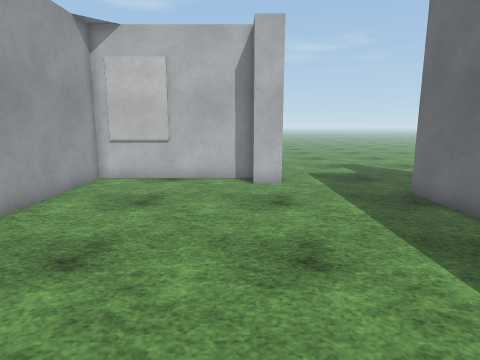
[1] (above)

12 first-person views from a walk through a Unity game level. The camera is 1.4 m above the floor, tilts 10° down and sees 75° across. The floor is counted in squares, 0.5 m on a side. Each view is taken from the middle of a square. On the plan, view 1 faces up. The plan holds only what a view shows up to about 20 squares ahead; the rest is blank. The place goes on beyond the plan. The player character is not drawn. Surface patterns are stand-ins for the level's own textures.

[2]
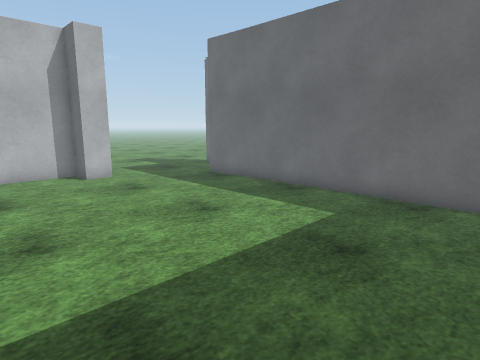

[3]
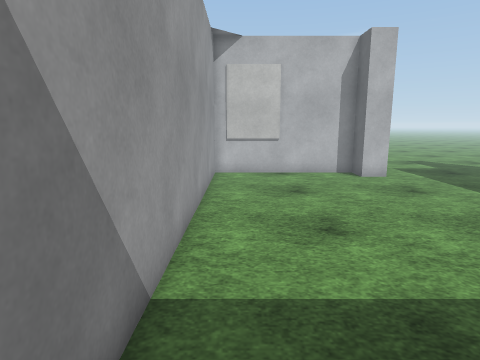

[4]
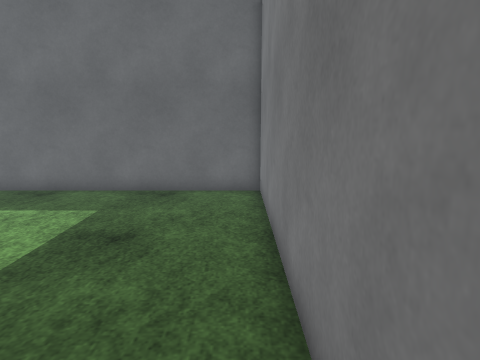

[5]
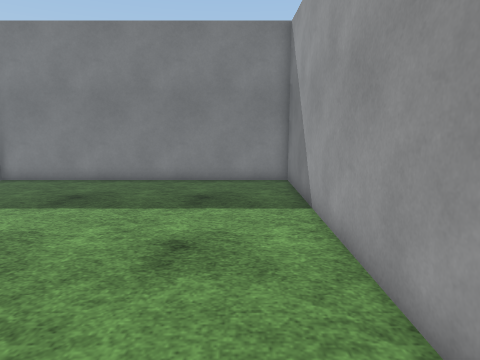

[6]
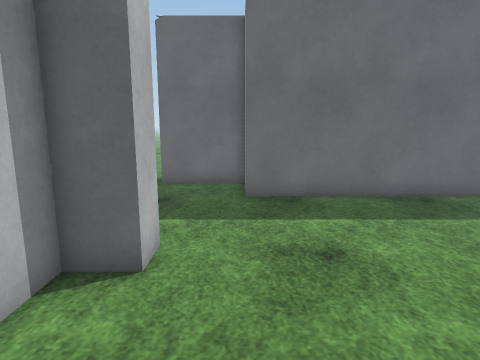

[7]
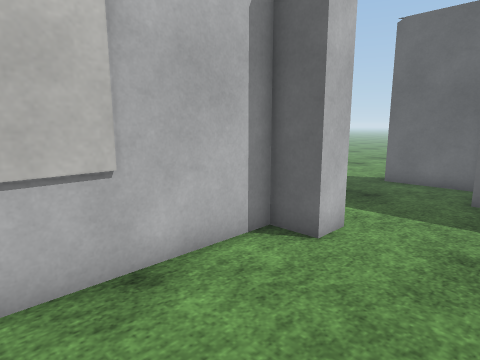

[8]
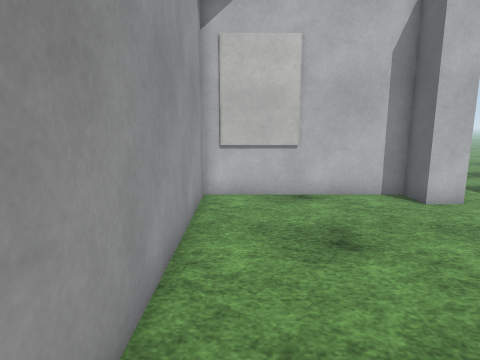

[9]
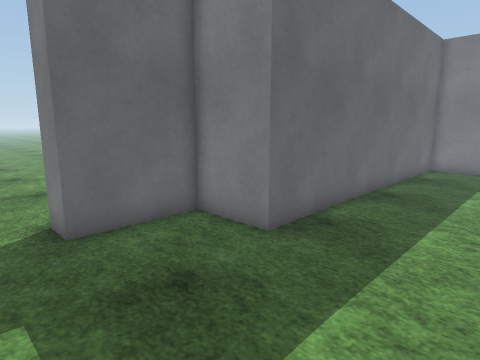

[10]
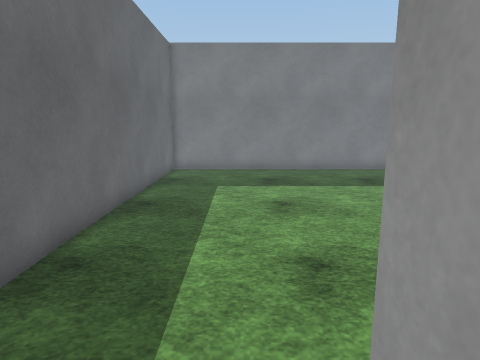

[11]
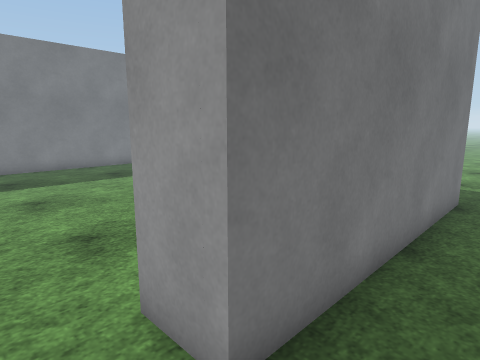

[12]
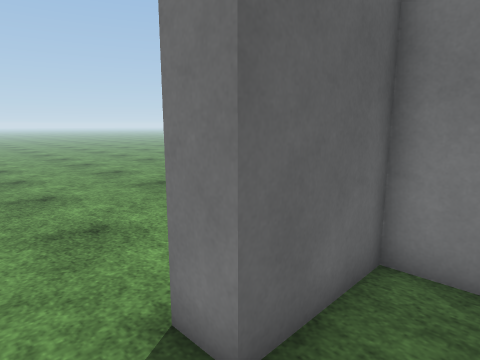

### Floor plan
Points are (right, up) in squares from view 1. A wall is a line through its corners. A room is listed if a view was taken in it or the views show most of it. See-through windows are left out.
Room 1 (views 1, 2, 3, 4, 5, 6, 7, 8, 10, 11, 12)
walls: (2, 16.8) (2, 14.9) (0.7, 14.9) (0.7, 16.4) (-7.5, 16.4) (-7.5, -2.9) (7.2, -2.9) (7.2, 12.8) (10.2, 12.8) (10.2, 16.8) (11.6, 16.8)
ways out: opening at (2.5, 18.5) to room 2; opening at (12.5, 18.5)
objects: other object (-6, 16) to (-5, 16)
Room 2 (view 9)
walls: (-9.3, 16.8) (2, 16.8)
ways out: opening at (2.5, 18.5) to room 1

Positions as (right, up) in squares from view 1, and headings:
1: (0, 0), facing up
2: (-5, -2), facing up-right
3: (-6, -2), facing up
4: (-6, -2), facing right
5: (-5, 13), facing down
6: (-5, 13), facing right
7: (-6, 11), facing up-right
8: (-6, 4), facing up
9: (2, 19), facing down-right
10: (3, 17), facing down
11: (4, 19), facing down-left
12: (8, 19), facing down-right
